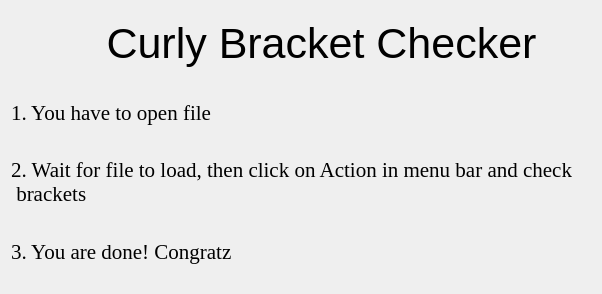
<?xml version="1.0" encoding="UTF-8"?>
<ui version="4.0">
 <class>helpDialog</class>
 <widget class="QDialog" name="helpDialog">
  <property name="geometry">
   <rect>
    <x>0</x>
    <y>0</y>
    <width>602</width>
    <height>294</height>
   </rect>
  </property>
  <property name="minimumSize">
   <size>
    <width>602</width>
    <height>294</height>
   </size>
  </property>
  <property name="maximumSize">
   <size>
    <width>602</width>
    <height>294</height>
   </size>
  </property>
  <property name="windowTitle">
   <string>Help</string>
  </property>
  <layout class="QVBoxLayout" name="verticalLayout">
   <item>
    <widget class="QLabel" name="label">
     <property name="font">
      <font>
       <family>Arial</family>
       <pointsize>32</pointsize>
      </font>
     </property>
     <property name="text">
      <string>        Curly Bracket Checker</string>
     </property>
    </widget>
   </item>
   <item>
    <widget class="QLabel" name="label_2">
     <property name="font">
      <font>
       <family>Times New Roman</family>
       <pointsize>16</pointsize>
      </font>
     </property>
     <property name="text">
      <string>1. You have to open file</string>
     </property>
    </widget>
   </item>
   <item>
    <widget class="QLabel" name="label_3">
     <property name="font">
      <font>
       <family>Times New Roman</family>
       <pointsize>16</pointsize>
      </font>
     </property>
     <property name="text">
      <string>2. Wait for file to load, then click on Action in menu bar and check
 brackets</string>
     </property>
    </widget>
   </item>
   <item>
    <widget class="QLabel" name="label_4">
     <property name="font">
      <font>
       <family>Times New Roman</family>
       <pointsize>16</pointsize>
      </font>
     </property>
     <property name="text">
      <string>3. You are done! Congratz</string>
     </property>
    </widget>
   </item>
  </layout>
 </widget>
 <resources/>
 <connections/>
</ui>
